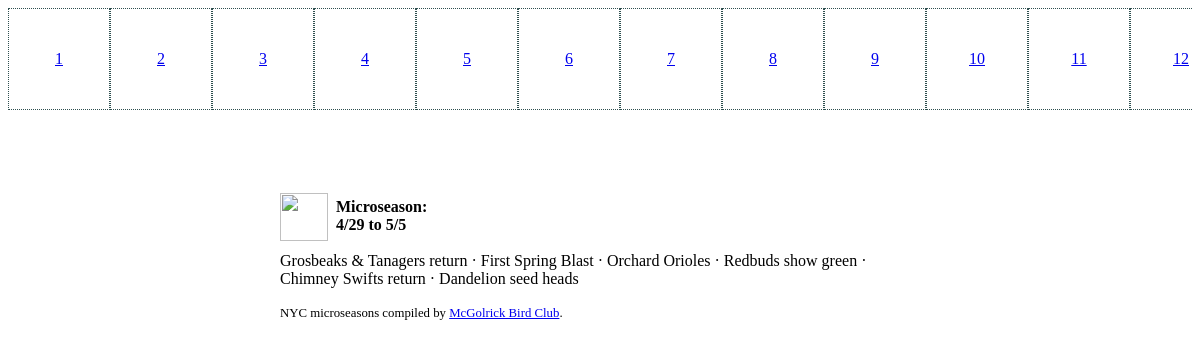
/4, run on the app's committed database.
### tables this page shows
CREATE TABLE "microseasons"(
"start_date" TEXT, "end_date" TEXT, "description" TEXT);

### app.py (the view)
@app.route('/<int:id>')
def season(id=1):
    conn = get_db_connection()
    microseasons = conn.execute('SELECT rowid FROM microseasons').fetchall()
    if id==0:
        s=get_season_from_date(dt.today())
    else:
        s=get_season_from_id(id)
    season=Season(s['rowid'],s['start_date'],s['end_date'],s['description'])
    conn.close()
    image="./static/assets/img_"+str(season.id)+".jpg"
    return render_template('index.html',seasons=microseasons,season=season,image=image)

### app.py (called while the page is built)
def get_season_from_id(id):
    conn = get_db_connection()
    season = conn.execute('SELECT rowid, * FROM microseasons WHERE rowid = ?',
                        (id,)).fetchone()
    conn.close()
    if season is None:
        abort(404)
    return season

def get_db_connection():
    conn = sqlite3.connect('nyc_microseasons.db')
    conn.row_factory = sqlite3.Row
    return conn

### templates/index.html (shortened to what this page needs)
<head>
    <link rel="stylesheet" href="{{ url_for('static', filename= 'style.css') }}">
  </head>
  <body>
    <div class="navbar">
      {% for s in seasons %}
      <div class="nav-item">
      <a href="/{{s['rowid']}}">
          <p>{{ s['rowid'] }}</p>
      </a>
    </div>
  {% endfor %}
    </div>
    <div class="container">
      <div class="icon">
        <img src="{{image}}">
      </div>
      <div class="date">Microseason: <br> {{season.start_date}} to {{season.end_date}}</div></strong>
      <br>
      <div class="content">
       {{season.description}}
      </div>
      <br>
      <div id="attribution">NYC microseasons compiled by <a href="https://mcgolrickbirdclub.substack.com">McGolrick Bird Club</a>.
        </div>
     </div>
  </body>

### static/style.css (style rules this page uses)
.navbar { overflow: auto; display:flex; justify-content:flex-start; position: sticky; top: 0; left: 0; }
.nav-item { margin: 0; display:flex; justify-content:center; align-items:center; position: relative; min-width: 100px; height:100px; text-align:center; border: 0.5px DarkSlateGrey dotted; }
.container { font-family: 'Trebuchet MS',serif; padding: 2em; padding-top: 1.5em; max-width: 40em; margin: auto auto; margin-top: 5%; margin-bottom: 5%; background-repeat: no-repeat; background-size: cover; }
.icon { float:left; margin-right:0.5em; margin-bottom:0.5em; display:flex; justify-content:center; align-items:center; text-align:center; position: relative; width:3em; height:3em; }
.icon img { position: absolute; width: 100%; height: 100%; object-fit:cover; }
.date { margin-top:0.3em; font-weight:bold; }
#attribution { font-size: 0.8em; font-family:'Trebuchet MS',serif; }

### data on the page
microseasons: rowid "1"
microseasons: rowid "2"
microseasons: rowid "3"
microseasons: rowid "4", description "Grosbeaks & Tanagers return · First Spring Blast · Orchard Orioles · Redbuds show green · Chimney Swifts return · Dandelion seed heads"
microseasons: rowid "5"
microseasons: rowid "6"
microseasons: rowid "7"
microseasons: rowid "8"
microseasons: rowid "9"
microseasons: rowid "10"
microseasons: rowid "11"
microseasons: rowid "12"

### other printed values
{{ season.start_date }} "4/29"
{{ season.end_date }} "5/5"
